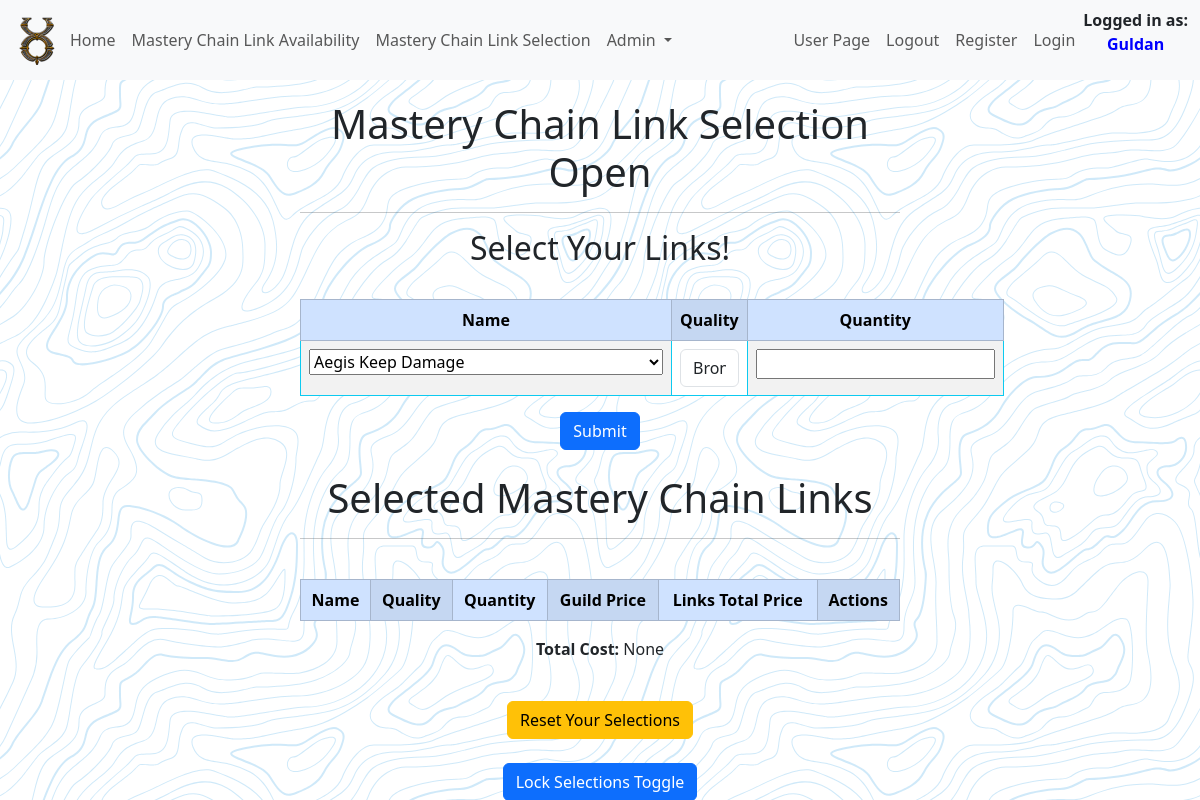
The app's page /selections (signed in), older data.
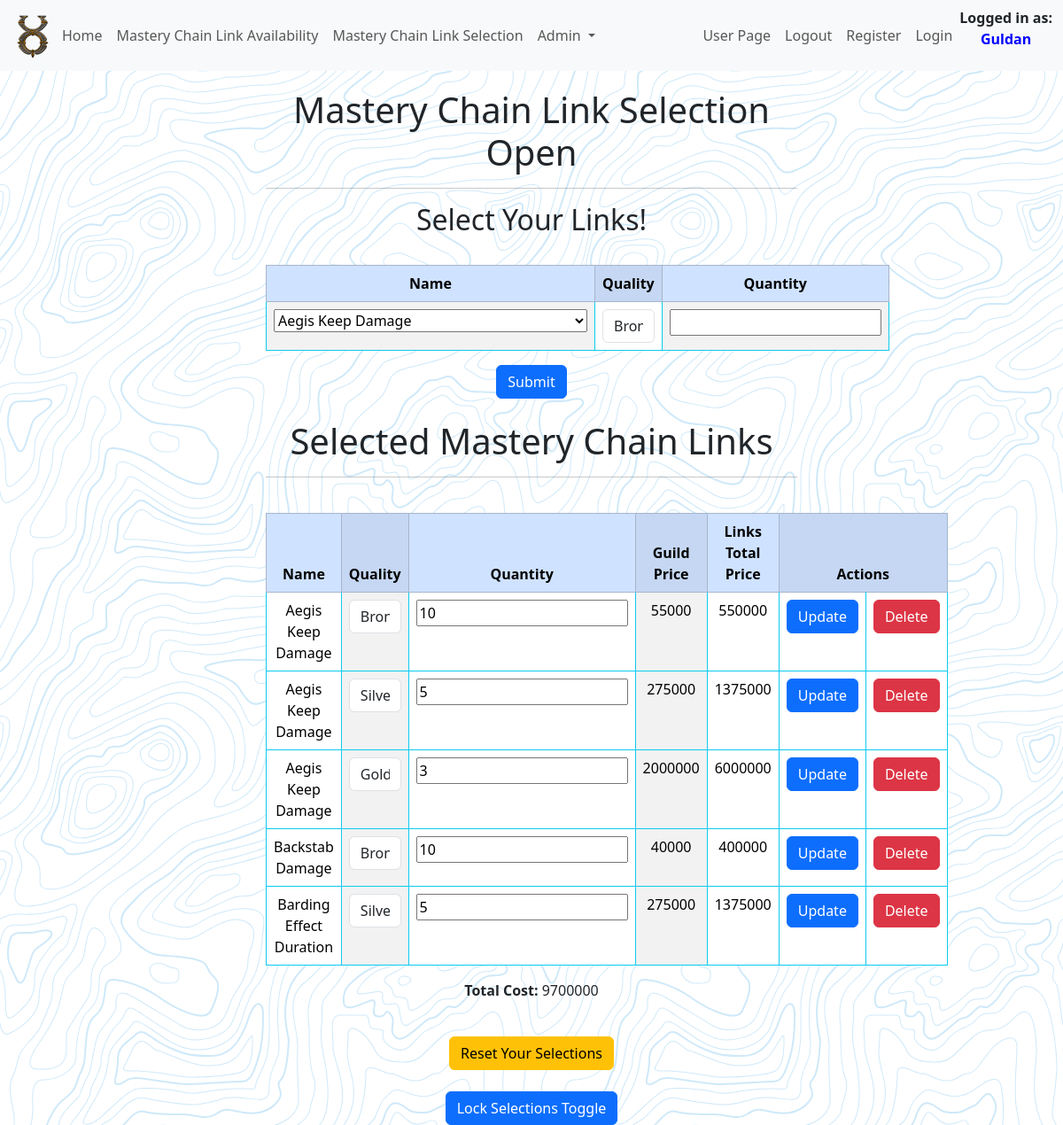
The same page, newer data.
### tables this page shows
CREATE TABLE users (
    id INTEGER PRIMARY KEY AUTOINCREMENT,
    username TEXT NOT NULL,
    password TEXT NOT NULL,
    is_admin INTEGER NOT NULL DEFAULT 0
, sel_lock BOOLEAN DEFAULT (0) NOT NULL, display_name TEXT);

CREATE TABLE selections (
	id INTEGER NOT NULL PRIMARY KEY AUTOINCREMENT,
	mclink_id INTEGER NOT NULL,
	s_quantity INTEGER NOT NULL
, user_id INTEGER NOT NULL, links_total INTEGER NOT NULL);

CREATE TABLE "mclinks" (
    id INTEGER PRIMARY KEY AUTOINCREMENT NOT NULL,
    name TEXT NOT NULL,
    quality TEXT NOT NULL,
    quantity INTEGER NOT NULL,
    market_price INTEGER NOT NULL,
    guild_price INTEGER NOT NULL
);

### app.py (the view)
@app.route('/selections', methods=['GET', 'POST'])
def selections():
    user_data = get_user_data()
    user_id = user_data['id']
    conn, cursor = connect_to_database('uonew.db')
    cursor.execute("SELECT DISTINCT name FROM mclinks;")
    unique_names = cursor.fetchall()
    cursor.execute("SELECT SUM(links_total) FROM selections WHERE user_id=?", (user_id,))
    total_links_total = cursor.fetchone()[0]
    conn.close()
    selections_data = select_selections(user_id)
    return render_template('selections.html', unique_names=unique_names, selections_data=selections_data, total_links_total=total_links_total)

### app.py (called while the page is built)
@app.before_request
def authentication():
    if 'id' in session:
        user_data = get_user_data()
        selection_toggle = check_selection_toggle()
        g.is_admin = user_data['is_admin']
        g.sel_lock = user_data['sel_lock']
        g.display_name = user_data['display_name']
        g.selection_toggle = selection_toggle['selections_toggle']

### helpers.py (called while the page is built)
def connect_to_database(database_name):
    conn = sqlite3.connect(database_name)
    conn.row_factory = sqlite3.Row
    cursor = conn.cursor()
    return conn, cursor

### selections.py (called while the page is built)
def select_selections(user_id=None):
    conn, cursor = connect_to_database('uonew.db')
    if user_id:
        cursor.execute("SELECT * FROM selections INNER JOIN mclinks ON selections.mclink_id = mclinks.id WHERE selections.user_id = ?", (user_id,))
    else:
        cursor.execute("SELECT * FROM selections INNER JOIN mclinks ON selections.mclink_id = mclinks.id")
    selections_data = cursor.fetchall()
    conn.close()
    return selections_data

def check_selection_toggle():
    conn, cursor = connect_to_database('uonew.db')
    cursor.execute("SELECT selections_toggle FROM global")
    selection_toggle = cursor.fetchone()
    conn.close()
    return selection_toggle

### users.py (called while the page is built)
def get_user_data():
    conn, cursor = connect_to_database('uonew.db')
    user_id = session.get('id')
    cursor.execute("SELECT * FROM users WHERE id = ?", (user_id,))
    user_data = cursor.fetchone()
    conn.close()
    return user_data

### templates/selections.html (shortened to what this page needs)
{% extends "index.html" %}
{% block nav %}
    <nav class="navbar navbar-expand-lg bg-body-tertiary fixed-top">
        <div class="container-fluid">
            <img src="{{ url_for('static', filename='images/uo.png') }}" alt="UO Icon" class="small-image">
            <div class="collapse navbar-collapse" id="navbarSupportedContent">
                <ul class="navbar-nav me-auto mb-2 mb-lg-0">
                    {% if 'id' in session %}
                        <li class="nav-item">
                            <a class="nav-link" href="ma">Home</a>
                        </li>
                        <li class="nav-item">
                            <a class="nav-link" href="mclinks">Mastery Chain Link Availability</a>
                        </li>
                        <li class="nav-item">
                            <a class="nav-link" href="selections">Mastery Chain Link Selection</a>
                        </li>
                    {% endif %}
                    {% if 'id' in session and g.is_admin in [1, 2, 3] %}
                        <li class="nav-item dropdown">
                            <a class="nav-link dropdown-toggle" href="#" role="button" data-bs-toggle="dropdown" aria-expanded="false">
                                Admin
                            </a>
                    {% endif %}
                    {% if 'id' in session and g.is_admin in [1, 2, 3] %}
                            </li>
                    {% endif %}
                </ul>
                <ul class="navbar-nav mb-2 mb-lg-0 right-align">
                    {% if 'id' in session %}
                        <li class="nav-item">
                            <a class="nav-link" href="user">User Page</a>
                        </li>
                        <li class="nav-item">
                            <a class="nav-link" onclick="return confirm('Are you sure?')" href="{{ url_for('logout') }}">Logout</a>
                        </li>
                    {% endif %}
                    <li class="nav-item">
                        <a class="nav-link" href="register">Register</a>
                    </li>
                    <li class="nav-item">
                        <a class="nav-link" href="login">Login</a>
                    </li>
                </ul>
            </div>
            <b class="nav-item">Logged in as: <p style="color:blue; text-align:center;">{{ g.display_name }}</p></b>
        </div>
    </nav>
{% endblock %}
{% block content %}
<div class="spacer"></div>
{% if g.selection_toggle == 0 %}
<div class="mclinks_table">
    <br>
    <h1>MASTERY LINK SELECTIONS ARE CLOSED</h1>
</div>
{% else %}
<div class="mclinks_table">
    {% if g.sel_lock == 0 %}
    <h1>Mastery Chain Link Selection Open</h1>
    <hr>
    <h2>Select Your Links!</h2>
    <br>
    <table class="table table-striped-columns table-hover table-bordered border-info">
        <thead class="table-primary">
            <tr>
                <th>Name</th>
                <th>Quality</th>
                <th>Quantity</th>
            </tr>
        </thead>
        <tbody>
            <tr>
                <form action="/add_selection" method="POST">
                    <td>
                        <select name="name">
                            {% for name in unique_names %}
                            <option>{{ name[0] }}</option>
                            {% endfor %}
                        </select>
                    </td>
                    <td>
                        <select class="form-control" name="quality" id="quality">
                            <option>Bronze</option>
                        </select>
                    </td>
                    <td><input type="number" name="quantity"></td>
            </tr>
        </tbody>
    </table>
    <button type="submit" class="btn btn-primary" onclick="return confirm('Are you sure?')">Submit</button>
</div>
<br>
<div class="mclinks_table">
    <h1>Selected Mastery Chain Links</h1>
    <hr>
    <br>
    <table class="table table-striped-columns table-hover table-bordered border-info">
        <thead class="table-primary">
            <tr>
                <th>Name</th>
                <th>Quality</th>
                <th>Quantity</th>
                <th>Guild Price</th>
                <th>Links Total Price</th>
                <th colspan="2"><b>Actions</b></th>
            </tr>
        </thead>
        <tbody>
    {% for selection in selections_data %}
                <form action="/update_user_selection" method="post">
                    <tr>
                        <td>{{ selection['name'] }}</td>
                        <td>
                            <select class="form-control" name="quality" id="quality">
                                <option {% if selection['quality'] == 'Bronze' %} selected {% endif %}>Bronze</option>
                                <option {% if selection['quality'] == 'Silver' %} selected {% endif %}>Silver</option>
                                <option {% if selection['quality'] == 'Gold' %} selected {% endif %}>Gold</option>
                            </select>
                        </td>
                        <td><input type="number" name="quantity" value="{{ selection['s_quantity'] }}"></td>
                        <td>{{ selection['guild_price'] }}</td>
                        <td>{{ selection['links_total'] }}</td>
                        <td><button type="submit" class="btn btn-primary" onclick="return confirm('Are you sure?')">Update</button></td>
                </form>
                <form action="/delete_user_selection" method="post">
                <td><button type="submit" class="btn btn-danger" onclick="return confirm('Are you sure?')">Delete</button></td>
                </form>
        {% endfor %}
        </tbody>
    </table>
    <p><input type="hidden" name="total"><b>Total Cost:</b> {{ total_links_total }}</p>
    <br>
    <form action="/reset_user_selections" method="POST">
        <button type="submit" class="btn btn-warning" onclick="return confirm('Are you sure? This will wipe all your selections')">Reset Your Selections</button>
    </form>
</div>
{% endif %}
<br>
<form class="user_lock_sel" action="/user_selection_toggle" method="POST">
    <button type="submit" class="btn btn-primary" onclick="return confirm('Are you sure? You can toggle this on/off')">Lock Selections Toggle</button>
</form>
{% endif %}
{% endblock %}

### templates/index.html (shortened to what this page needs)
<!DOCTYPE html>
<html lang="en">
<head>
    <link href="https://cdn.jsdelivr.net/npm/bootstrap@5.3.2/dist/css/bootstrap.min.css" rel="stylesheet">
    <link rel="stylesheet" type="text/css" href="{{ url_for('static', filename='style.css') }}">
    <link href="https://cdn.jsdelivr.net/npm/bootstrap-table@1.22.3/dist/bootstrap-table.min.css" rel="stylesheet">
</head>
<body>
    <header>
        <nav>
            {% block nav %}{% endblock %}
        </nav>
    </header>
    <main>
        {% block content %}{% endblock %}
    </main>
</body>
</html>

Row changes from the older to the newer data that the page shows:
added selections: name "Aegis Keep Damage", quality "Bronze", quantity "10", guild_price "55000", links_total "550000"
added selections: name "Aegis Keep Damage", quality "Silver", quantity "5", guild_price "275000", links_total "1375000"
added selections: name "Aegis Keep Damage", quality "Gold", quantity "3", guild_price "2000000", links_total "6000000"
added selections: name "Backstab Damage", quality "Bronze", quantity "10", guild_price "40000", links_total "400000"
added selections: name "Barding Effect Duration", quality "Silver", quantity "5", guild_price "275000", links_total "1375000"
Text that changed along with them:
{{ total_links_total }}: "None" → "9700000"
